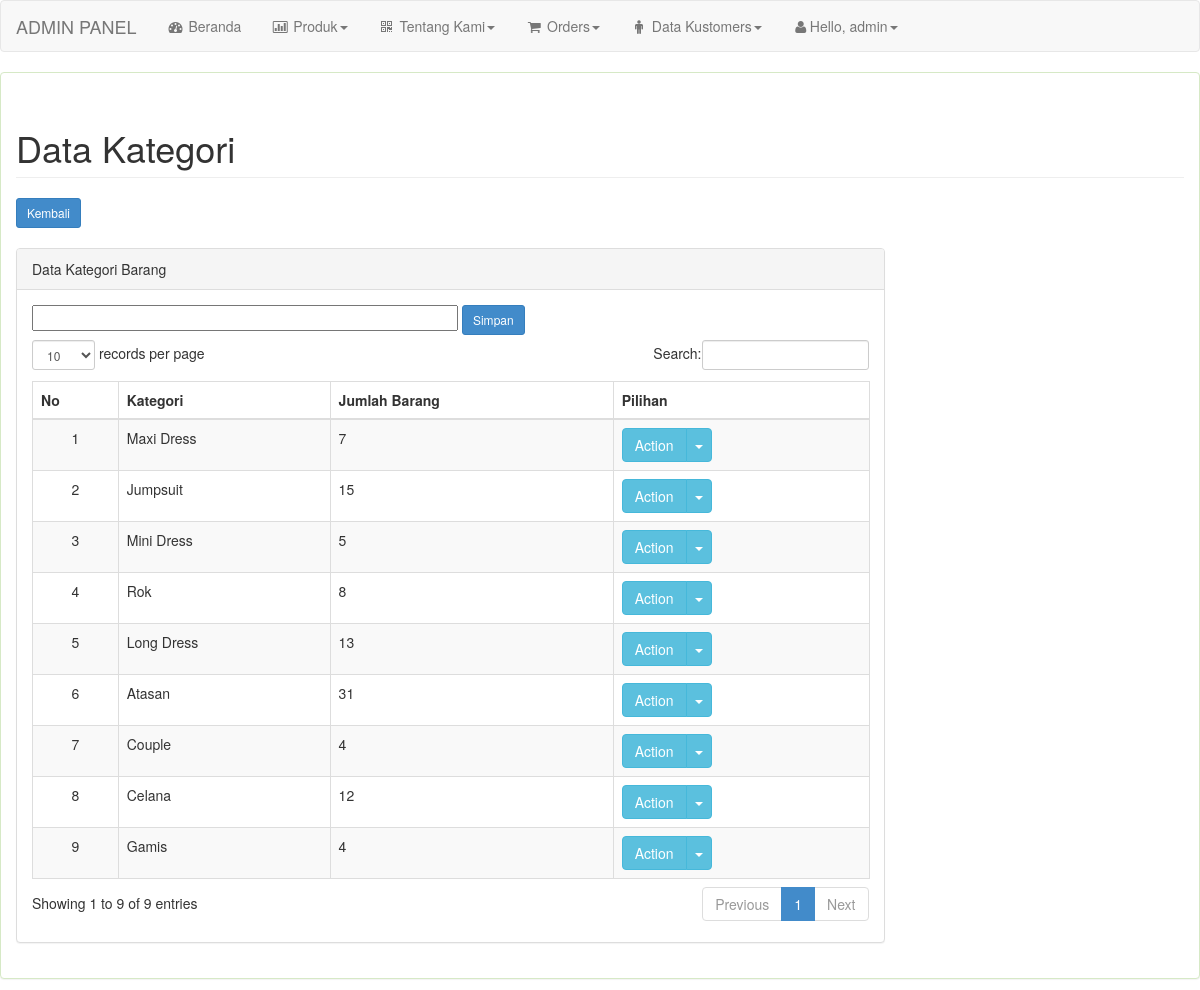
The page /adminweb/index.php?aksi=kategori (signed in) on the database its author committed.
### tables this page shows
CREATE TABLE `kategori` (
  `id_kategori` int(2) NOT NULL,
  `nama_kategori` varchar(20) NOT NULL
);

### adminweb/tengah.php (the view, shortened to what this page needs)
<?
if($aksi=='home'){
echo"
				<div class='row'>
                	<div class='col-lg-12'>
                    <h1 class='page-header'>Dashboard</h1>
                	</div>
            	</div>
			    <div class='row'>
                	<div class='col-lg-6'>
                    	<div class='panel panel-default'>
                        <div class='panel-heading'>
                            <i class='fa fa-bar-chart-o fa-fw'></i> Statistik Data Website
                        </div>
                                <div class='panel-body'>
									<table class='table table-bordered'>
										<tr><td >Jumlah Stok Barang</td>
										<td ><span class='badge bg-red'>$post[b]</span></td>
										</tr>
										<tr>
										<td >Jumlah kategori</td>
										<td><span class='badge bg-yellow'>$kate[ka]</span></td>
										</tr>
										<tr><td >Jumlah Kustomers</td><td ><span class='badge bg-red'>$gale[ga]</span></td></tr>
									</table>
								</div>
                        </div>
                     </div>
					<div class='col-lg-6'>
                    	<div class='panel panel-default'>
                        <div class='panel-heading'>
                            <i class='fa fa-bar-chart-o fa-fw'></i> Statistik Pengunjung Website
                        </div>
                                <div class='panel-body'>
								<table class='table table-bordered'>
									<tr><td >Pengunjung online</td><td><span class='badge bg-yellow'>$e7</span></td></tr>
									<tr><td >Pengunjung hari ini</td><td ><span class='badge bg-green'>$a7</span></td></tr>
									<tr><td >Total pengunjung</td><td><span class='badge bg-blue'>$b7</span></td></tr>
									<tr><td>Hit hari ini</td><td><span class='badge bg-red'>$c7</span></td></tr>
									<tr><td>Total hit</td><td><span class='badge bg-blue'>$d7</span></td></tr>
								</table>
								</div>
                        </div>
                     </div>
					 <div class='col-lg-6'>
                    	<div class='panel panel-default'>
                        <div class='panel-heading'>
                            <i class='fa fa-bar-chart-o fa-fw'></i> Order Baru
                        </div>
                                <div class='panel-body'>
								<table class='table table-bordered'>
								<tr><td >Nomer Order</td><td>Status</td></tr>
								";
$order=mysql_query(" SELECT * FROM orders,kustomer WHERE orders.id_kustomer=kustomer.id_kustomer ORDER BY orders.id_orders DESC limit 4 ");
while ($t=mysql_fetch_array($order)){
echo"
<tr><td >$t[id_orders]</td><td><span class='badge bg-yellow'>$t[status_order]</span></td></tr>";
									}
									echo"
								</table>
								</div>
                        </div>
                     </div>
					 	<div class='col-lg-6'>
                    	<div class='panel panel-default'>
                        <div class='panel-heading'>
                            <i class='fa fa-bar-chart-o fa-fw'></i>Pembelian Produk
                        </div>
                                <div class='panel-body'>
								<table class='table table-bordered'>
								<tr><td >Hari Ini</td><td><span class='badge bg-yellow'>$gh[aws]</span></td></tr>
<tr><td >Total Semua Pembelian</td><td><span class='badge bg-yellow'>$juml</span></td></tr>
								</table>
								</div>
                        </div>
                     </div>
			</div>
";
}
elseif($aksi=='kategori'){
echo"<div class='row'>
                	<div class='col-lg-12'>
<h1 class='page-header'>
Data Kategori
                    </h1>
<a href='javascript:history.go(-1)' class='ok'><button class='btn btn-primary btn-sm'>Kembali</button></a><br /><br />
<div class='row'>
                        <div class='col-md-9'>
                            <div class='panel panel-default'>
                                <div class='panel-heading'>
									Data Kategori Barang
                                 </div>
                                <div class='panel-body'>";
if($_GET[kat]=='edit'){
$detail=mysql_query(" SELECT * FROM kategori WHERE id_kategori='$_GET[id_k]'");
$d=mysql_fetch_array($detail);
echo"
<form  method='post' action='modul/kategori.php?act=editkategori&id_k=$d[id_kategori]'>
<label>
            <input name='kat' type='text' size='50' value='$d[nama_kategori]' class='smallInput'>
          </label> <label>
            <button class='btn btn-primary btn-sm' type='submit'>Simpan Ulang</button>
          </label>
    </form>    ";
}else{
echo"
<form  method='post' action='modul/kategori.php?act=inputkategori'>
 <label>
            <input name='kat' type='text' size='50' class='smallInput'>
          </label> <label>
            <button class='btn btn-primary btn-sm' type='submit'>Simpan</button>
          </label>
    </form>";
}
echo"
<div class='table-responsive'>
				<table id='style1' class='table table-striped table-bordered table-hover'>
					<thead>
						<tr>
						    <th>No</th>
							<th>Kategori</th>
							<th>Jumlah Barang</th>
							<th>Pilihan</th>
					    </tr>
					</thead>
					<tbody>";
$kategori=mysql_query("SELECT COUNT(produk.id_produk) as jlh,kategori.id_kategori,kategori.nama_kategori FROM kategori LEFT JOIN produk ON produk.id_kategori = kategori.id_kategori GROUP BY kategori.id_kategori ORDER BY id_kategori DESC");
while ($d=mysql_fetch_array($kategori)){
$no++;
					   echo"<tr class='gradeA' >
					        <td align=center >$no</td>
							<td>$d[nama_kategori]</td>
							<td >$d[jlh]</td>
							<td class='options-width3'  >
									<div class='btn-group'>
                                            <button type='button' class='btn btn-info'>Action</button>
                                            <button type='button' class='btn btn-info dropdown-toggle' data-toggle='dropdown'>
                                                <span class='caret'></span>
                                                <span class='sr-only'>Toggle Dropdown</span>
                                            </button>
                                            <ul class='dropdown-menu' role='menu'>
                                                <li><a href='index.php?aksi=kategori&id_k=$d[id_kategori]&kat=edit'>Edit</a></li>";
				echo"</ul>
                                        </div>
					</td></tr>";
						}
						echo"</tbody>
				</table>  </div> </div> </div> </div> </div> </div> </div>";
}
?>

### rows shown on the page
kategori: nama_kategori "Maxi Dress", d "7"
kategori: nama_kategori "Jumpsuit", d "15"
kategori: nama_kategori "Mini Dress", d "5"
kategori: nama_kategori "Rok", d "8"
kategori: nama_kategori "Long Dress", d "13"
kategori: nama_kategori "Atasan", d "31"
kategori: nama_kategori "Couple", d "4"
kategori: nama_kategori "Celana", d "12"
kategori: nama_kategori "Gamis", d "4"

### other values the page prints
$_SESSION[nama] "admin"
